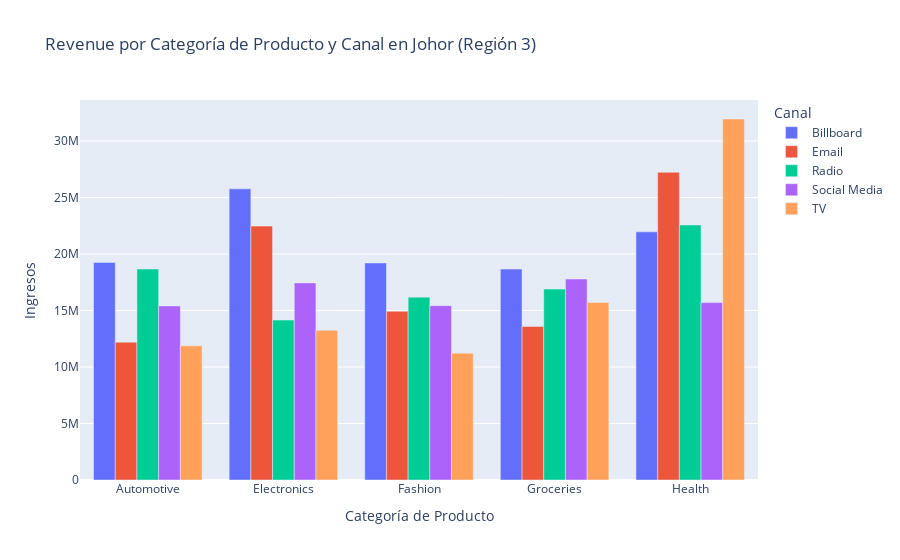

The notebook cell this image was saved under:
### Code cell
# Filtrar solo la Región 3 (Johor)
johor_data = df[df['Region'] == 3]

# Mapear Product_Category a nombres 
johor_data['Product_Category'] = johor_data['Product_Category'].map({
    0: 'Fashion', 
    1: 'Health', 
    2: 'Electronics', 
    3: 'Automotive', 
    4: 'Groceries'
})

# Mapear Channel a nombres
johor_data['Channel'] = johor_data['Channel'].map({
    0: 'Billboard', 
    1: 'Radio', 
    2: 'Email', 
    3: 'TV', 
    4: 'Social Media', 
    5: 'News'
})

# Agrupar por Product_Category y Channel y sumar Revenue
revenue_by_category_channel = johor_data.groupby(['Product_Category', 'Channel'])['Revenue'].sum().reset_index()

# Crear gráfico de barras interactivo
fig = px.bar(
    revenue_by_category_channel,
    x='Product_Category',
    y='Revenue',
    color='Channel',
    title='Revenue por Categoría de Producto y Canal en Johor (Región 3)',
    labels={'Revenue': 'Ingresos', 'Product_Category': 'Categoría de Producto', 'Channel': 'Canal'},
    barmode='group'  # Agrupar las barras por canal
)

# Mostrar gráfico
fig.show()

### Figure 1 — Plotly figure (JSON) as saved in the notebook; plotly's stock layout.template omitted (floating-point values rounded to 4 significant figures)
{"data": [{"alignmentgroup": "True", "hovertemplate": "Canal=Billboard<br>Categoría de Producto=%{x}<br>Ingresos=%{y}<extra></extra>", "legendgroup": "Billboard", "marker": {"color": "#636efa", "pattern": {"shape": ""}}, "name": "Billboard", "offsetgroup": "Billboard", "orientation": "v", "showlegend": true, "textposition": "auto", "type": "bar", "x": ["Automotive", "Electronics", "Fashion", "Groceries", "Health"], "xaxis": "x", "y": [19260000.0, 25770000.0, 19210000.0, 18670000.0, 21960000.0], "yaxis": "y"}, {"alignmentgroup": "True", "hovertemplate": "Canal=Email<br>Categoría de Producto=%{x}<br>Ingresos=%{y}<extra></extra>", "legendgroup": "Email", "marker": {"color": "#EF553B", "pattern": {"shape": ""}}, "name": "Email", "offsetgroup": "Email", "orientation": "v", "showlegend": true, "textposition": "auto", "type": "bar", "x": ["Automotive", "Electronics", "Fashion", "Groceries", "Health"], "xaxis": "x", "y": [12200000.0, 22470000.0, 14940000.0, 13600000.0, 27230000.0], "yaxis": "y"}, {"alignmentgroup": "True", "hovertemplate": "Canal=Radio<br>Categoría de Producto=%{x}<br>Ingresos=%{y}<extra></extra>", "legendgroup": "Radio", "marker": {"color": "#00cc96", "pattern": {"shape": ""}}, "name": "Radio", "offsetgroup": "Radio", "orientation": "v", "showlegend": true, "textposition": "auto", "type": "bar", "x": ["Automotive", "Electronics", "Fashion", "Groceries", "Health"], "xaxis": "x", "y": [18670000.0, 14150000.0, 16180000.0, 16890000.0, 22570000.0], "yaxis": "y"}, {"alignmentgroup": "True", "hovertemplate": "Canal=Social Media<br>Categoría de Producto=%{x}<br>Ingresos=%{y}<extra></extra>", "legendgroup": "Social Media", "marker": {"color": "#ab63fa", "pattern": {"shape": ""}}, "name": "Social Media", "offsetgroup": "Social Media", "orientation": "v", "showlegend": true, "textposition": "auto", "type": "bar", "x": ["Automotive", "Electronics", "Fashion", "Groceries", "Health"], "xaxis": "x", "y": [15410000.0, 17450000.0, 15430000.0, 17790000.0, 15700000.0], "yaxis": "y"}, {"alignmentgroup": "True", "hovertemplate": "Canal=TV<br>Categoría de Producto=%{x}<br>Ingresos=%{y}<extra></extra>", "legendgroup": "TV", "marker": {"color": "#FFA15A", "pattern": {"shape": ""}}, "name": "TV", "offsetgroup": "TV", "orientation": "v", "showlegend": true, "textposition": "auto", "type": "bar", "x": ["Automotive", "Electronics", "Fashion", "Groceries", "Health"], "xaxis": "x", "y": [11880000.0, 13247988, 11220000.0, 15710000.0, 31950000.0], "yaxis": "y"}], "layout": {"barmode": "group", "legend": {"title": {"text": "Canal"}, "tracegroupgap": 0}, "title": {"text": "Revenue por Categoría de Producto y Canal en Johor (Región 3)"}, "xaxis": {"anchor": "y", "domain": [0, 1], "title": {"text": "Categoría de Producto"}}, "yaxis": {"anchor": "x", "domain": [0, 1], "title": {"text": "Ingresos"}}}}
